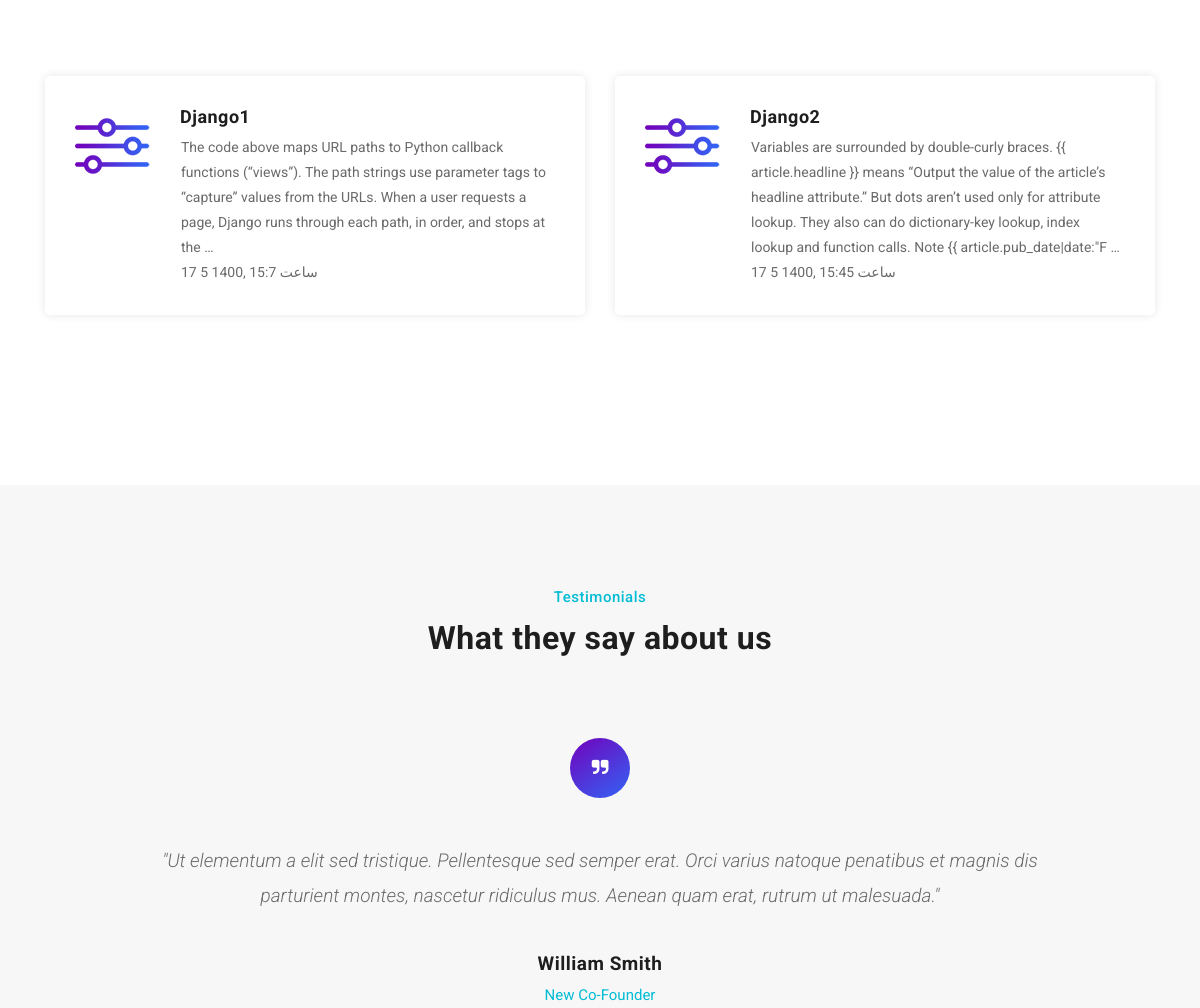
The app's page / (middle part), older data.
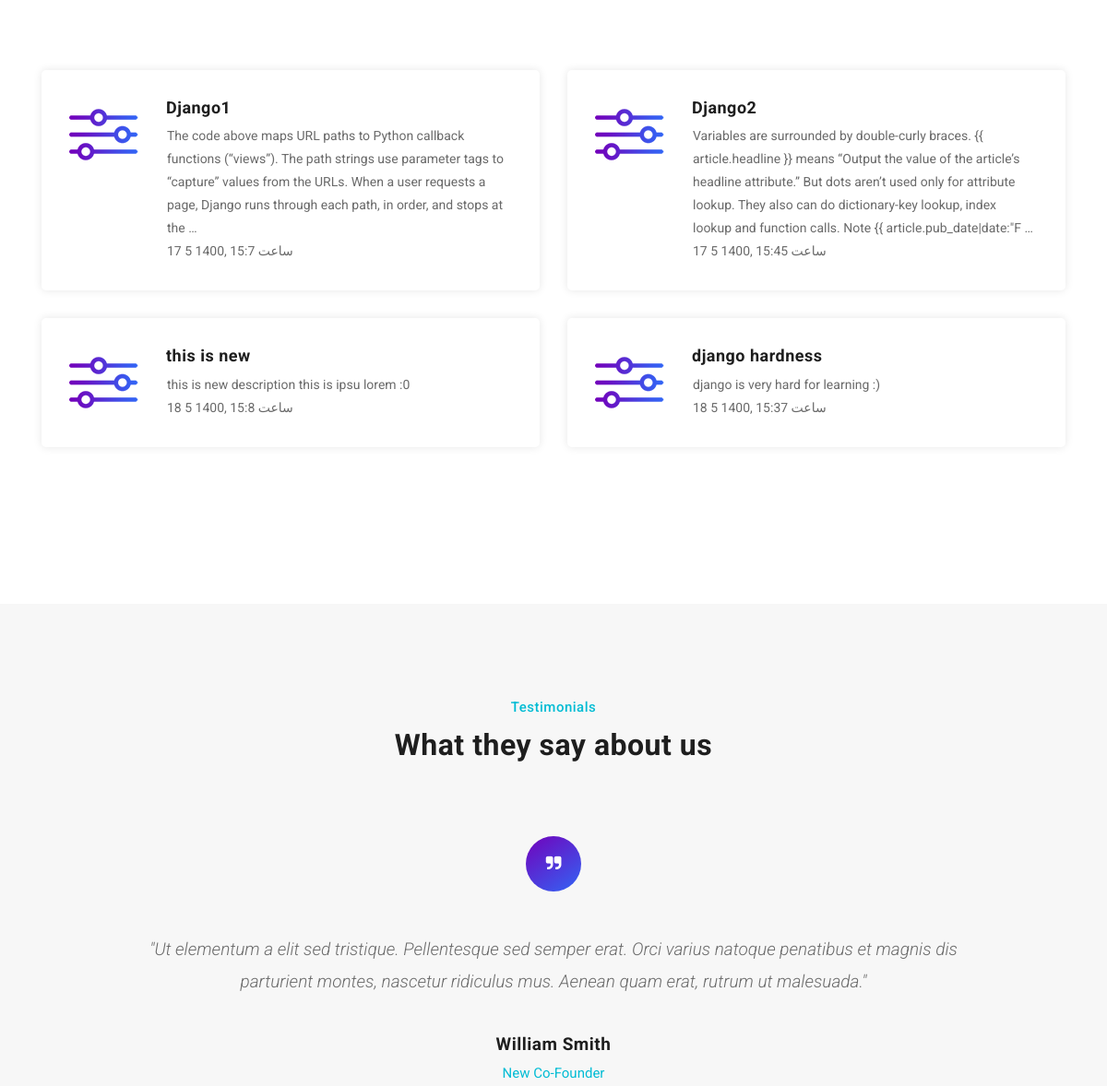
The same page, newer data.
### blog/models.py (models this page shows, shortened)
class Article(models.Model):
    STATUS_CHOICES = (
        ('d', 'Draft'),
        ('p', 'Published'),
    )
    title = models.CharField(max_length=30, verbose_name='عنوان')
    slug = models.SlugField(max_length=100, unique=True, verbose_name='شناسه')
    category = models.ManyToManyField(Category, verbose_name='دسته بندی')
    description = models.TextField(verbose_name='توضیحات')
    thumbnail = models.ImageField(upload_to="images", verbose_name='تصویر')
    published = models.DateTimeField(default=timezone.now, verbose_name='زمان انتشار')
    created = models.DateTimeField(auto_now_add=True)
    updated = models.DateTimeField(auto_now=True)
    status = models.CharField(max_length=1, choices=STATUS_CHOICES)
    class Meta:
        verbose_name = "مقاله"
        verbose_name_plural = "مقاله ها"
    def j_published(self):
        return jalali_convertor(self.published)

### blog/views.py (the view)
# urls.py: path('', home, name="home"),
def home(request):
    context = {
        "articles": Article.objects.filter(status='p').order_by('published'),
        "categories": Category.objects.filter(status=True) # there is no need for .order_by because ordered in class Meta
    }
    return render(request, "blog/home.html", context)

### extensions/jalaly.py (called while the page is built)
    def persian_tuple(self):
        return self.persian_year, self.persian_month, self.persian_day

### extensions/utils.py (called while the page is built)
def jalali_convertor(time):
    time = timezone.localtime(time)
    time_to_string = "{},{},{}".format(time.year, time.month, time.day)
    time_to_tuple = jalaly.Gregorian(time_to_string).persian_tuple()
    output = "{} {} {}, ساعت {}:{}".format(
        time_to_tuple[2],
        time_to_tuple[1],
        time_to_tuple[0],
        time.hour,
        time.minute,
    )
    return output

### blog/templates/blog/home.html (shortened to what this page needs)
{% extends 'blog/base.html' %}
{% load static %}
  {% block content %}
    <div class="features-section">
      <div class="container">
        <div class="row">
          <div class="col-md-12">
          </div>
          {% for article in articles %}
            <div class="col-md-6">
              <div class="feature-item">
                <div class="icon">
                  <img src="{% static 'blog/assets/images/feature-01.png'%}" alt="">
                </div>
                <a href="{% url 'blog:detail' article.slug %}"><h4>{{article.title}}</h4></a>
                <p>{{article.description|truncatewords:40}}</p>
                <p>{{article.j_published}}</p>
              </div>
            </div>
          {% endfor %}
        </div>
      </div>
    </div>
    <div class="testimonials-section">
      <div class="container">
        <div class="row">
          <div class="col-md-12">
            <div class="section-heading">
              <span>Testimonials</span>
              <h2>What they say about us</h2>
            </div>
          </div>
          <div class="col-md-10 offset-md-1">
            <div class="owl-testimonials owl-carousel">
              <div class="testimonial-item">
                <div class="icon">
                  <i class="fa fa-quote-right"></i>
                </div>
                <p>"Ut elementum a elit sed tristique. Pellentesque sed semper erat. Orci varius natoque penatibus et magnis dis parturient montes, nascetur ridiculus mus. Aenean quam erat, rutrum ut malesuada."</p>
                <h4>William Smith</h4>
                <span>New Co-Founder</span>
              </div>
            </div>
          </div>
        </div>
      </div>
    </div>
  {% endblock content %}

### blog/templates/blog/base.html (shortened to what this page needs)
{% load static %}
<!DOCTYPE html>
<html lang="en">
  <head>
    <link href="{% static 'blog/vendor/bootstrap/css/bootstrap.min.css' %}" rel="stylesheet">
    <link rel="stylesheet" href="{% static 'blog/assets/css/fontawesome.css'%}">
    <link rel="stylesheet" href="{% static 'blog/assets/css/templatemo-host-cloud.css' %}">
    <link rel="stylesheet" href="{% static 'blog/assets/css/owl.css'%}">
  </head>
  <body>
    {% block content %}
    {% endblock content %}
  </body>
</html>

### blog/static/blog/assets/css/templatemo-host-cloud.css (style rules this page uses)
body { font-family: 'Roboto', sans-serif; transition: all 0.5s; }
p { margin-bottom: 0px; font-size: 14px; color: #6a6a6a; line-height: 25px; }
a { text-decoration: none!important; }
.section-heading { margin-bottom: 80px; }
.section-heading span { color: #00bcd4; font-size: 15px; font-weight: 500; letter-spacing: 0.5px; display: inline-block; margin-top: 0px; }
.section-heading h2 { color: #1e1e1e; font-size: 32px; font-weight: 700; letter-spacing: 0.5px; margin-top: 10px; margin-bottom: 15px; }
.features-section { margin-top: 160px; }
.features-section .feature-item { box-shadow: 0px 0px 10px rgba(0,0,0,0.1); border-radius: 5px; padding: 30px; margin-bottom: 30px; }
.features-section .feature-item .icon { float: left; margin-top: 12px; }
.features-section .feature-item .icon img { max-width: 80px; margin-right: 30px; }
.features-section .feature-item h4 { font-size: 18px; color: #1e1e1e; letter-spacing: 0.5px; font-weight: 700; }
.features-section .feature-item p { margin-left: 106px; }
.testimonials-section { margin-top: 140px; background-color: #f7f7f7; padding: 100px 0px; }
.testimonials-section .section-heading { text-align: center; }
.testimonials-section .section-heading h2 { color: #1e1e1e; }
.testimonial-item { text-align: center; }
.testimonial-item i { width: 60px; height: 60px; display: inline-block; text-align: center; line-height: 60px; color: #fff; background: rgb(114,2,187); background: linear-gradient(145deg, rgba(114,2,187,1) 0%, rgba(50,100,245,1) 100%); border-radius: 50%; font-size: 18px; margin-bottom: 45px; }
.testimonial-item p { font-size: 19px; font-weight: 300; font-style: italic; line-height: 35px; margin-bottom: 40px; }
.testimonial-item h4 { font-size: 19px; font-weight: 700; color: #1e1e1e; letter-spacing: 0.5px; margin-bottom: 0px; }
.testimonial-item span { display: inline-block; margin-top: 8px; font-size: 15px; color: #00bcd4; }

Row changes from the older to the newer data that the page shows:
added Article: title "this is new", description "this is new description this is ipsu lorem :0", j_published "18 5 1400, ساعت 15:8"
added Article: title "django hardness", description "django is very hard for learning :)", j_published "18 5 1400, ساعت 15:37"
